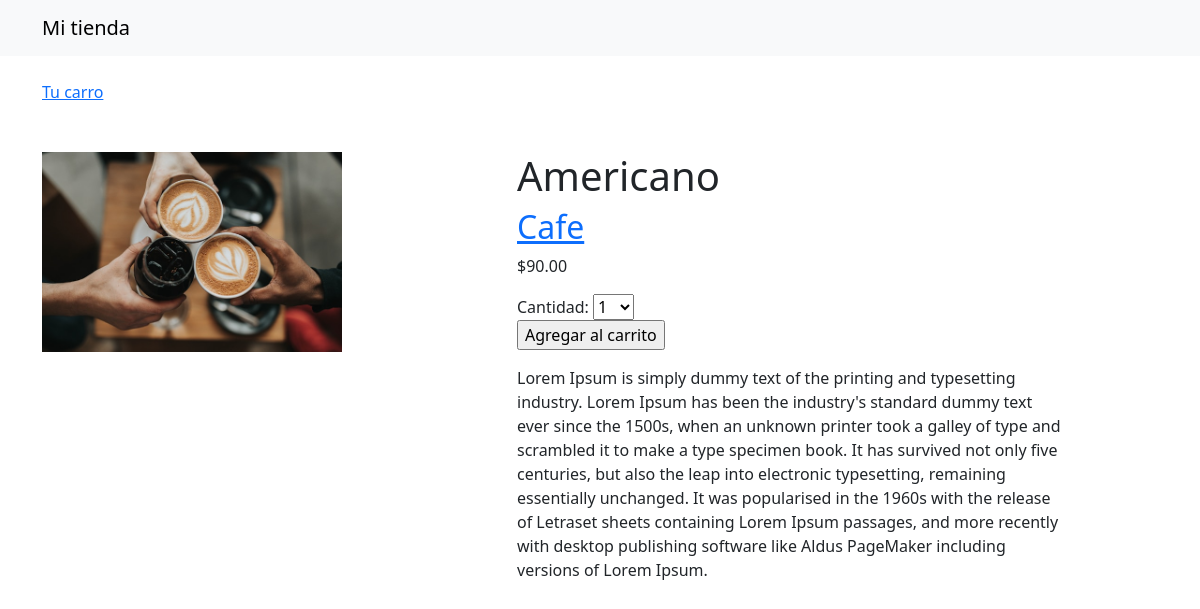
The page /2/americano/ on the database its author committed.
### mitienda/models.py (models this page shows, shortened)
class Product(models.Model):
    category = models.ForeignKey(Category,
                                 related_name='products',
                                 on_delete=models.CASCADE)
    name = models.CharField(max_length=200)
    slug = models.SlugField(max_length=200)
    image = models.ImageField(upload_to='products/%Y/%m/%d',
                              blank=True)
    description = models.TextField(blank=True)
    price = models.DecimalField(max_digits=5,
                                decimal_places=2)
    available = models.BooleanField(default=True)
    created = models.DateTimeField(auto_now=True)
    updated = models.DateTimeField(auto_now_add=True)
    class Meta:
        ordering = ['name']

class Category(models.Model):
    name = models.CharField(max_length=200)
    slug = models.SlugField(max_length=200)
    class Meta:
        ordering = ['name']
        indexes = [
            models.Index(fields=['name'])
        ]
    def __str__(self):
        return self.name
    def get_absolute_url(self):
        return reverse('tienda:product_list_category',
                       args=[self.slug])

### mitienda/views.py (the view)
# urls.py: path('<int:id>/<slug:slug>/', views.product_detail, name='product_detail')
def product_detail(request, id, slug):
    product = get_object_or_404(Product,
                                id = id,
                                slug = slug,
                                available = True)
    cart_product_form = CartAddProductForm()
    return render(request,
                  'tienda/products/detail.html',
                  {'product':product,
                   'cart_product_form':cart_product_form})

### cart/forms.py
class CartAddProductForm(forms.Form):
    cantidad = forms.TypedChoiceField(choices=PRODUCT_QUANTITY_CHOICES,
                                      coerce=int)
    override = forms.BooleanField(required=False,
                                  initial=False,
                                  widget=forms.HiddenInput)

### mitienda/templates/tienda/products/detail.html (shortened to what this page needs)
{% extends "tienda/base.html" %}
{% load static %}
{% block content %}
  <div class="container mt-5 mb-5">
    <div class="row">
      <div class="col-md-5">
        <img src="{% if product.image %}{{ product.image.url }}{% else %}{% static 'img/no_image.jpg' %}{% endif %}" class="img-fluid" alt="{{ product.name }}" style="max-width: 300px;">
      </div>
      <div class="col-md-6">
        <h1>{{ product.name }}</h1>
        <h2>
          <a href="{{ product.category.get_absolute_url }}">
            {{ product.category }}
          </a>
        </h2>
        <p class="price">${{ product.price }}</p>
        <form action="{% url 'cart:cart_add' product.id %}" method="post">
          {{ cart_product_form }}
          <input type="submit" value="Agregar al carrito">
        </form>
        <p>{{ product.description|linebreaks }}</p>
      </div>
    </div>
  </div>
{% endblock %}

### rows shown on the page
Product: image (picture), name "Americano", category "Cafe", price "90.00", description "Lorem Ipsum is simply dummy text of the printing and typesetting industry. Lorem Ipsum has been the industry's standard dummy text ever since the 1500s, when an unknown printer took a galley of type and scrambled it to make a type specimen book. It has survived not only five centuries, but also the leap into electronic typesetting, remaining essentially unchanged. It was popularised in the 1960s with the release of Letraset sheets containing Lorem Ipsum passages, and more recently with desktop publishing software like Aldus PageMaker including versions of Lorem Ipsum."
